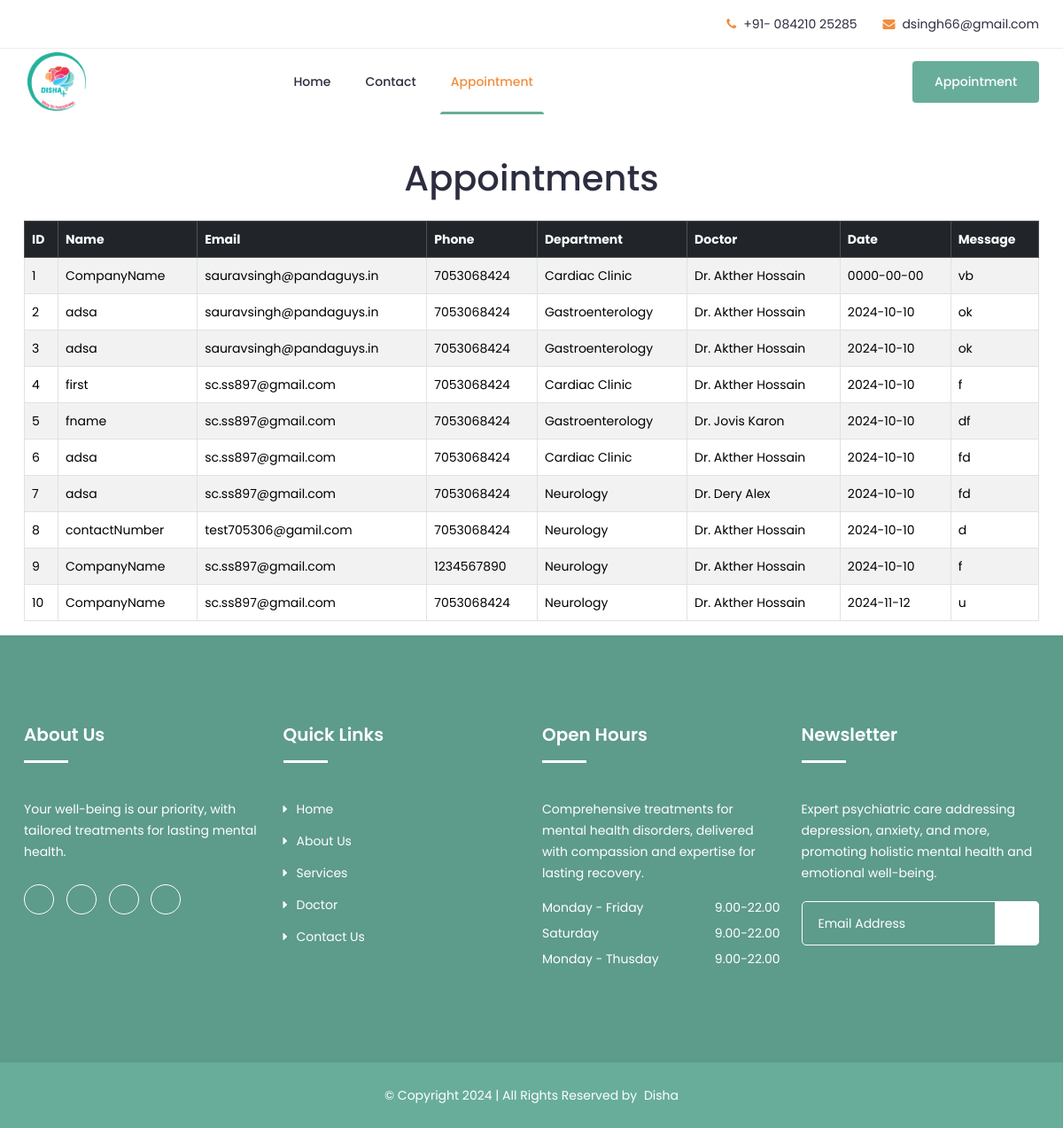
Screenshot of /admin/appointmentdata.php with the database file from the repository.
### tables this page shows
CREATE TABLE `appointments` (
  `id` int(11) NOT NULL,
  `name` varchar(100) NOT NULL,
  `email` varchar(100) NOT NULL,
  `phone` varchar(15) NOT NULL,
  `department` varchar(100) NOT NULL,
  `doctor` varchar(100) NOT NULL,
  `date` date NOT NULL,
  `message` text DEFAULT NULL,
  `created_at` timestamp NOT NULL DEFAULT current_timestamp()
);

### admin/appointmentdata.php (the view, shortened to what this page needs)
<?php
require("config.php");
$sql = "SELECT * FROM appointments";
$result = $conn->query($sql);
include("head.php");
?>
    <div class="container mt-5">
        <h1 class="text-center">Appointments</h1>
        <table class="table table-striped table-bordered mt-4">
            <thead class="table-dark">
                <tr>
                    <th>ID</th>
                    <th>Name</th>
                    <th>Email</th>
                    <th>Phone</th>
                    <th>Department</th>
                    <th>Doctor</th>
                    <th>Date</th>
                    <th>Message</th>
                </tr>
            </thead>
            <tbody>
                <?php
                if ($result->num_rows > 0) {
                    while ($row = $result->fetch_assoc()) {
                        echo "<tr>
                                <td>{$row['id']}</td>
                                <td>{$row['name']}</td>
                                <td>{$row['email']}</td>
                                <td>{$row['phone']}</td>
                                <td>{$row['department']}</td>
                                <td>{$row['doctor']}</td>
                                <td>{$row['date']}</td>
                                <td>{$row['message']}</td>
                              </tr>";
                    }
                } else {
                    echo "<tr><td colspan='8' class='text-center'>No records found</td></tr>";
                }
                ?>
            </tbody>
        </table>
    </div>
<?php
include("footer.php");
?>

### admin/head.php (shortened to what this page needs)
<!DOCTYPE html>
<html lang="zxx">
  <head>
    <link rel="stylesheet" href="css/bootstrap.min.css" />
    <link rel="stylesheet" href="css/nice-select.css" />
    <link rel="stylesheet" href="css/font-awesome.min.css" />
    <link rel="stylesheet" href="css/icofont.css" />
    <link rel="stylesheet" href="css/slicknav.min.css" />
    <link rel="stylesheet" href="css/owl-carousel.css" />
    <link rel="stylesheet" href="css/datepicker.css" />
    <link rel="stylesheet" href="css/animate.min.css" />
    <link rel="stylesheet" href="css/magnific-popup.css" />
    <link rel="stylesheet" href="css/normalize.css" />
    <link rel="stylesheet" href="style.css" />
    <link rel="stylesheet" href="css/responsive.css" />
    <link rel="stylesheet" href="css/color/color1.css" />
    <link rel="stylesheet" id="colors" />
  </head>
  <body>
    <header class="header">
      <div class="topbar">
        <div class="container">
          <div class="row">
            <div class="col-lg-6 col-md-5 col-12">
            </div>
            <div class="col-lg-6 col-md-7 col-12">
              <ul class="top-contact">
                <li><i class="fa fa-phone"></i>+91- 084210 25285</li>
                <li>
                  <i class="fa fa-envelope"></i
                  ><a href="mailto:dsingh66@gmail.com"
                    >dsingh66@gmail.com</a
                  >
                </li>
              </ul>
            </div>
          </div>
        </div>
      </div>
      <div class="header-inner">
        <div class="container">
          <div class="inner">
            <div class="row align-items-center ">
              <div class="col-lg-1 col-md-3 col-12">
                <div class="logo p-1 d-lg-block d-md-block d-none">
                  <a href="index.php"><img src="img/logo.png" alt="#" /></a>
                </div>
              </div>
              <div class="col-lg-7 col-md-9 col-12">
                <div class="main-menu">
                  <nav class="navigation">
                    <ul class="nav menu">
                      <li class="">
                        <a href="index.php">Home </a>
                      </li>
                      <li><a href="contactdata.php">Contact</a></li>
                      <li><a href="appointmentdata.php">Appointment</a></li>
                    </ul>
                  </nav>
                </div>
              </div>
              <div class="col-lg-2 col-12">
                <div class="get-quote">
                  <a href="appointment.php" class="btn"> Appointment</a>
                </div>
              </div>
            </div>
          </div>
        </div>
      </div>
    </header>

### admin/footer.php (shortened to what this page needs)
    <footer id="footer" class="footer">
      <div class="footer-top">
        <div class="container">
          <div class="row">
            <div class="col-lg-3 col-md-6 col-12">
              <div class="single-footer">
                <h2>About Us</h2>
                <p>
                  Your well-being is our priority, with tailored treatments for
                  lasting mental health.
                </p>
                <ul class="social">
                  <li>
                    <a href="https://www.facebook.com/doctordharmendrasingh"><i class="icofont-facebook"></i></a>
                  </li>
                  <li>
                    <a href="https://www.instagram.com/docdharmendrasingh/"><i class="icofont-instagram"></i></a>
                  </li>
                  <li>
                    <a href="https://www.linkedin.com/in/dr-dharmendra-singh-0643b2234/"><i class="icofont-linkedin"></i></a>
                  </li>
                  <li>
                    <a href="https://www.youtube.com/@dr.dharmendrasingh8301"><i class="icofont-brand-youtube"></i></a>
                  </li>
                </ul>
              </div>
            </div>
            <div class="col-lg-3 col-md-6 col-12">
              <div class="single-footer f-link">
                <h2>Quick Links</h2>
                <div class="row">
                  <div class="col-lg-6 col-md-6 col-12">
                    <ul>
                      <li>
                        <a href="./index.php"
                          ><i class="fa fa-caret-right" aria-hidden="true"></i
                          >Home</a
                        >
                      </li>
                      <li>
                        <a href="./about.php"
                          ><i class="fa fa-caret-right" aria-hidden="true"></i
                          >About Us</a
                        >
                      </li>
                      <li>
                        <a href="./service.php"
                          ><i class="fa fa-caret-right" aria-hidden="true"></i
                          >Services</a
                        >
                      </li>
                      <li>
                        <a href="./doctor.php"
                          ><i class="fa fa-caret-right" aria-hidden="true"></i
                          >Doctor</a
                        >
                      </li>
                      <li>
                        <a href="./contact.php"
                          ><i class="fa fa-caret-right" aria-hidden="true"></i
                          >Contact us</a
                        >
                      </li>
                    </ul>
                  </div>
                </div>
              </div>
            </div>
            <div class="col-lg-3 col-md-6 col-12">
              <div class="single-footer">
                <h2>Open Hours</h2>
                <p>
                Comprehensive treatments for mental health disorders, delivered with compassion and expertise for lasting recovery.
                </p>
                <ul class="time-sidual">
                  <li class="day">Monday - Friday <span>9.00-22.00</span></li>
                  <li class="day">Saturday <span>9.00-22.00</span></li>
                  <li class="day">Monday - Thusday <span>9.00-22.00</span></li>
                </ul>
              </div>
            </div>
            <div class="col-lg-3 col-md-6 col-12">
              <div class="single-footer">
                <h2>Newsletter</h2>
                <p>
                Expert psychiatric care addressing depression, anxiety, and more, promoting holistic mental health and emotional well-being.
                </p>
                <form
                  action="admin/subscriber.php"
                  method="get"
                  class="newsletter-inner"
                >
                  <input
                    name="email"
                    placeholder="Email Address"
                    class="common-input"
                    onfocus="this.placeholder = ''"
                    onblur="this.placeholder = 'Your email address'"
                    required=""
                    type="email"
                  />
                  <button class="button">
                    <i class="icofont icofont-paper-plane"></i>
                  </button>
                </form>
              </div>
            </div>
          </div>
        </div>
      </div>
      <div class="copyright">
        <div class="container">
          <div class="row">
            <div class="col-lg-12 col-md-12 col-12">
              <div class="copyright-content">
                <p>
                  © Copyright 2024 | All Rights Reserved by
                  <a href="#">Disha</a>
                </p>
              </div>
            </div>
          </div>
        </div>
      </div>
    </footer>
  </body>
</html>

### admin/css/color/color1.css (style rules this page uses)
.doctor-details-item .doctor-details-contact .basic-info li i, .doctor-details-item .doctor-details-biography h3, .header .top-link li:hover a, .header .top-contact li a:hover, .header .top-contact li i, .header .nav li.active a, .header .nav li:hover a, .header .nav li .dropdown li:hover a, .header .search-form button:hover, .slider .single-slider h1 span, .Feautes .single-features .signle-icon i, .fun-facts .single-fun:hover i, .call-action .content .btn, .call-action .content .second:hover, .portfolio .single-pf .btn, .pf-details .image-slider .owl-carousel .owl-nav div, .services .single-service i, .services .single-service h4 a:hover, .departments .department-tab .nav li a.active i, .departments .department-tab .tab-pane .department-left .p1, .pricing-table .single-table .icon i, .pricing-table .single-table .amount, .team .t-bottom h2 a:hover, .blog .single-news .news-body h2 a:hover, .main-sidebar .categor-list li a:hover, .main-sidebar .single-post .content h5 a:hover, .news-single .news-title a:hover, .slicknav_nav li:hover a, .slicknav_nav li .dropdown li a:hover, .slicknav_nav li:hover .slicknav_arrow, .news-single .meta span i, .news-single .form-group i, .login .login-form p a, .login .login-form .lost-pass:hover, .register .register-form p a, .register .register-form .terms, .error-page .error-inner h1, .mail-seccess .success-inner h1, .doctor-calendar-table table tbody tr td span.time, .doctor-calendar-table table tbody tr td:hover span.time, .about-content span, .about-content ul li i, .single-vision-box:hover .icon, .our-mission-content .sub-title, .our-mission-content ul li .icon, .footer .single-footer .social li a:hover, .footer .single-footer .newsletter-inner .button, .departments .department-tab .nav .list-group-item.active i, .header .nav li .dropdown li.active a, .rtl-version .option-box li { color: #F18E3F; }
.accordion li a.active, #scrollUp, .team .t-icon a, .slicknav_menu .slicknav_icon-bar, .color-plate .color-plate-icon, .header .nav li a::before, .header .single-widget i, .header .right-bar a, .header .search-form button, .slider .single-slider .btn, .slider .single-slider .btn.primary:before, .slider .owl-carousel .owl-nav div, .schedule .single-schedule, .schedule .single-schedule:before, .Feautes .single-features:hover .signle-icon i, .why-choose .choose-left h3:before, .why-choose .choose-left .list li i, .why-choose .choose-right .video, .call-action .content .btn:before, .call-action .content .btn:hover, .portfolio .single-pf:before, .pf-details .image-slider .owl-carousel .owl-nav div:hover, .pf-details .date, .pf-details .body-text .share ul li a:hover, .services-details-img blockquote, .departments .department-tab .tab-pane .department-left .list li i, .pricing-table .table-list i, .doctor-details-area .doctor-details-left .social li a:hover, .blog .single-news .news-content:before, .blog .single-news .news-body .date, .main-sidebar .single-widget .title::before, .main-sidebar .search .button:hover, .main-sidebar .side-tags .tag a:hover, .news-single .prev-next li a:hover, .news-single .single-comments a, .news-single .form-group.button .btn, .appointment .form-group .list li:hover, .appointment.single-page .work-hour, .login .login-form h2:before, .login .form .btn:hover, .login .login-form .checkbox label::after, .register .register-form h2:before, .register .form .btn:hover, .register .register-form .checkbox label::after, .contact-us .contact-us-form h2:before, .contact-us .form .btn:hover, .contact-us .contact-us-form .checkbox label::after, .contact-us .single-info, .contact-us .single-info:before, .error-page .search-form .btn, .doctor-calendar-table table thead tr th, .doctor-calendar-table table tbody tr td:hover, .about-content ul li:hover i, .single-vision-box .icon, .single-vision-box::before, .our-mission-content ul li:hover .icon, .footer .copyright, .footer .footer-top, .preloader::before, .preloader::after, .btn, .overlay:before, .pagination .pagination-list li.active a, .pagination .pagination-list li:hover a, .get-quote .btn, .pricing-table .btn, .appointment .button .btn, .newsletter .btn, .mail-seccess .success-inner .btn, .rtl-version .option-box li.active, .rtl-version .option-box li:hover { background: #68AD9A; }

### rows the page displays
appointments: id "1", name "CompanyName", email "sauravsingh@pandaguys.in", phone "7053068424", department "Cardiac Clinic", doctor "Dr. Akther Hossain", date "0000-00-00", message "vb"
appointments: id "2", name "adsa", email "sauravsingh@pandaguys.in", phone "7053068424", department "Gastroenterology", doctor "Dr. Akther Hossain", date "2024-10-10", message "ok"
appointments: id "3", name "adsa", email "sauravsingh@pandaguys.in", phone "7053068424", department "Gastroenterology", doctor "Dr. Akther Hossain", date "2024-10-10", message "ok"
appointments: id "4", name "first", email "sc.ss897@gmail.com", phone "7053068424", department "Cardiac Clinic", doctor "Dr. Akther Hossain", date "2024-10-10", message "f"
appointments: id "5", name "fname", email "sc.ss897@gmail.com", phone "7053068424", department "Gastroenterology", doctor "Dr. Jovis Karon", date "2024-10-10", message "df"
appointments: id "6", name "adsa", email "sc.ss897@gmail.com", phone "7053068424", department "Cardiac Clinic", doctor "Dr. Akther Hossain", date "2024-10-10", message "fd"
appointments: id "7", name "adsa", email "sc.ss897@gmail.com", phone "7053068424", department "Neurology", doctor "Dr. Dery Alex", date "2024-10-10", message "fd"
appointments: id "8", name "contactNumber", email "test705306@gamil.com", phone "7053068424", department "Neurology", doctor "Dr. Akther Hossain", date "2024-10-10", message "d"
appointments: id "9", name "CompanyName", email "sc.ss897@gmail.com", phone "1234567890", department "Neurology", doctor "Dr. Akther Hossain", date "2024-10-10", message "f"
appointments: id "10", name "CompanyName", email "sc.ss897@gmail.com", phone "7053068424", department "Neurology", doctor "Dr. Akther Hossain", date "2024-11-12", message "u"
